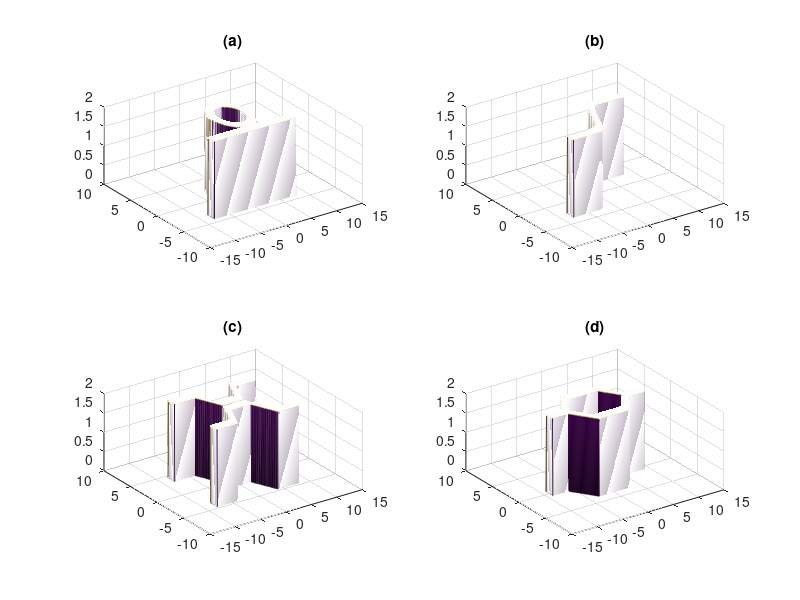

Write the MATLAB code that produced this figure.
x = -15 : 0.05 : 15;
y = -10 : 0.05 : 10;

[X, Y] = meshgrid(x, y); 
H = 2; W = 1.2;


% Hình (a):
bus = abs(Y + 3.5) <= W/2 & abs(X) <= 8;
R_grid = sqrt(X.^2 + (Y - 0.5).^2);
ring = R_grid >= (3.5 - W) & R_grid <= 3.5;
a = bus | ring;

% Hình (b):
Yc_b = 3 * sin(X * pi / 6); 
Yc_b(X < -3) = -3; Yc_b(X > 3) = 3;
b = abs(Y - Yc_b) <= W/2 & abs(X) <= 8;

% Hình (c):
Yc_c_top = ones(size(X)) * 0.8;
Yc_c_top(X < -4) = 4;
Yc_c_top(X > 4) = 4;
mask_left = X >= -4 & X < -2;
Yc_c_top(mask_left) = 0.8 + 1.6 * (-X(mask_left) - 2);
mask_right = X > 2 & X <= 4;
Yc_c_top(mask_right) = 0.8 + 1.6 * (X(mask_right) - 2);
Yc_c_bot = -Yc_c_top;
c = (abs(Y - Yc_c_top) <= W/2 | abs(Y - Yc_c_bot) <= W/2) & abs(X) <= 8;

% Hình (d):
Yc_d_top = zeros(size(X));
Yc_d_top(abs(X) <= 3) = 3; 
mask_split = X > -6 & X < -3; Yc_d_top(mask_split) = X(mask_split) + 6;
mask_comb = X > 3 & X < 6;    Yc_d_top(mask_comb) = -X(mask_comb) + 6;
Yc_d_bot = -Yc_d_top;
d = (abs(Y - Yc_d_top) <= W/2 | abs(Y - Yc_d_bot) <= W/2) & abs(X) <= 9;


masks = {a, b, c, d};
titles = {'(a)', '(b)', '(c)', '(d)'};

for i = 1:4
    mask = masks{i};
    
    mask_dilated = conv2(double(mask), ones(3), 'same') > 0;
    boundary = mask_dilated & ~mask;
    
    Z = NaN(size(X));
    Z(mask) = H;         
    Z(boundary) = 0;     

    subplot(2, 2, i);
    mesh(X, Y, Z);
   
    title(titles{i});
    view(-35, 45);
    grid on;
    
    camlight('headlight'); 
    lighting gouraud; 
end
